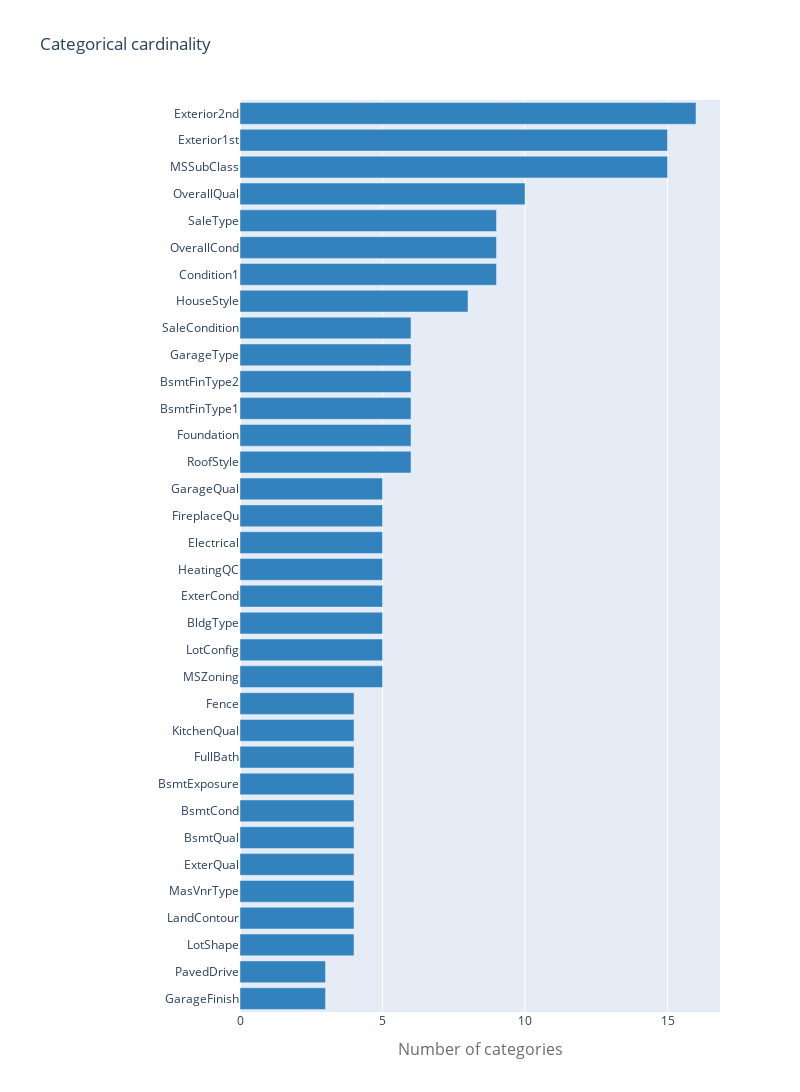

Notebook source saved alongside this figure:
### Code cell
# Plot Cardinality
cardinality = []
for c in categorical_columns:
    if all_data[c].nunique() >= 25: 
        print("High cardinality: ", c)
        continue
    cardinality.append([c, all_data[c].nunique()])

    
# Sort
cardinality.sort(key = lambda x:x[1], reverse=False)


# Plot
trace = go.Bar(y=[x[0] for x in cardinality],
               x=[x[1] for x in cardinality],
               orientation='h', marker=dict(color='rgb(49,130,189)'), name='train')

layout = go.Layout(
    title='Categorical cardinality', height=1600, width=800,
    xaxis=dict(
        title='Number of categories',
        titlefont=dict(size=16, color='rgb(107, 107, 107)'),
        domain=[0.25, 1]
    ),
    barmode='group',
    bargap=0.1,
    bargroupgap=0.1
)

fig = go.Figure(data=[trace], layout=layout)
py.iplot(fig)

### Figure 1 — Plotly figure (JSON) as saved in the notebook; plotly's stock layout.template omitted (floating-point values rounded to 4 significant figures)
{"data": [{"marker": {"color": "rgb(49,130,189)"}, "name": "train", "orientation": "h", "type": "bar", "x": [3, 3, 4, 4, 4, 4, 4, 4, 4, 4, 4, 4, 5, 5, 5, 5, 5, 5, 5, 5, 6, 6, 6, 6, 6, 6, 8, 9, 9, 9, 10, 15, 15, 16], "y": ["GarageFinish", "PavedDrive", "LotShape", "LandContour", "MasVnrType", "ExterQual", "BsmtQual", "BsmtCond", "BsmtExposure", "FullBath", "KitchenQual", "Fence", "MSZoning", "LotConfig", "BldgType", "ExterCond", "HeatingQC", "Electrical", "FireplaceQu", "GarageQual", "RoofStyle", "Foundation", "BsmtFinType1", "BsmtFinType2", "GarageType", "SaleCondition", "HouseStyle", "Condition1", "OverallCond", "SaleType", "OverallQual", "MSSubClass", "Exterior1st", "Exterior2nd"]}], "layout": {"bargap": 0.1, "bargroupgap": 0.1, "barmode": "group", "height": 1600, "title": {"text": "Categorical cardinality"}, "width": 800, "xaxis": {"domain": [0.25, 1], "title": {"font": {"color": "rgb(107, 107, 107)", "size": 16}, "text": "Number of categories"}}}}
